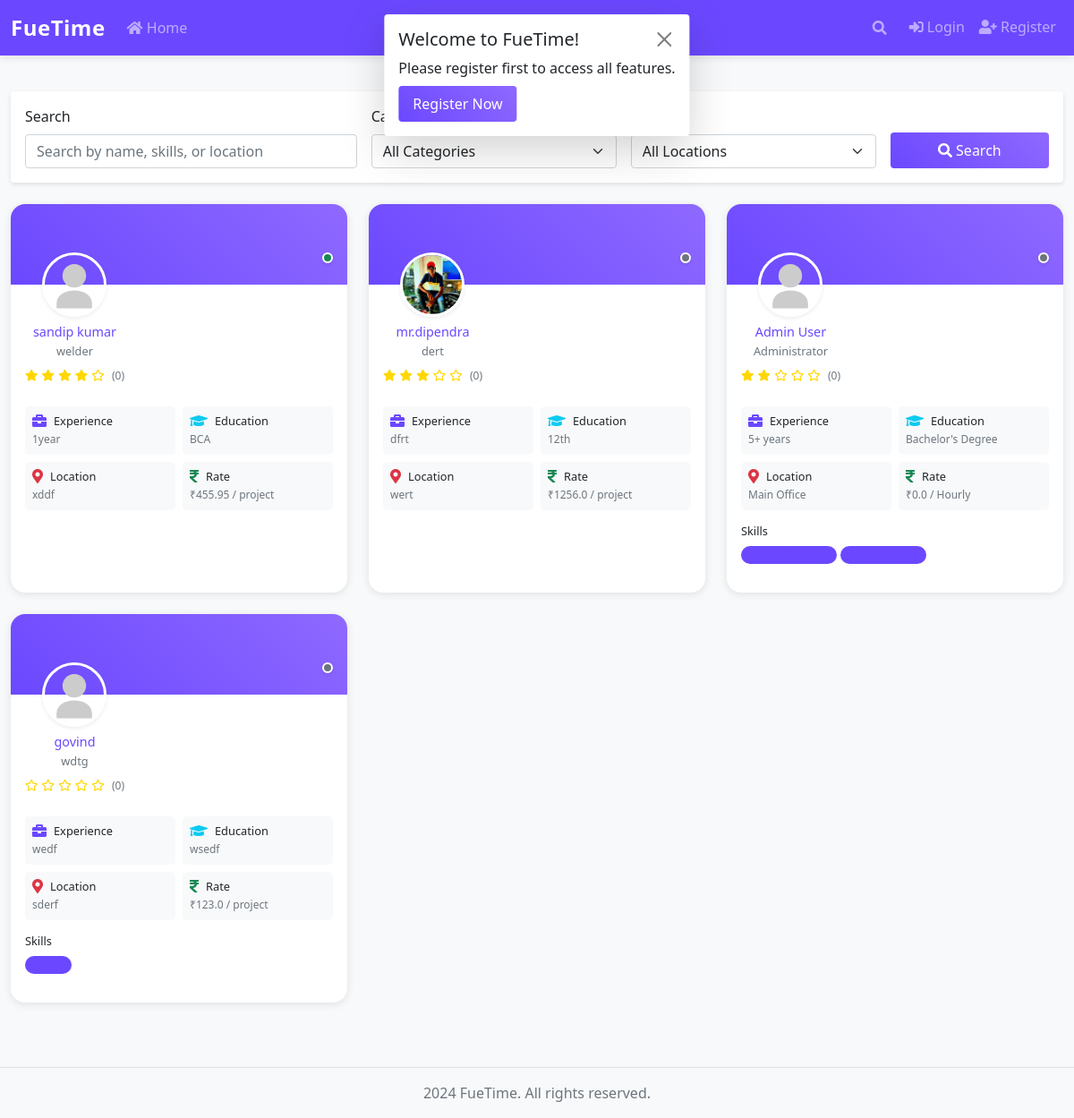
The page / on the database its author committed.
### app.py (models this page shows, shortened)
class User(UserMixin, db.Model):
    id = db.Column(db.Integer, primary_key=True)
    email = db.Column(db.String(120), unique=True, nullable=False, index=True)
    phone = db.Column(db.String(20), unique=True, nullable=False, index=True)
    password_hash = db.Column(db.String(128))
    reset_token = db.Column(db.String(100), unique=True)
    reset_token_expiry = db.Column(db.DateTime)
    full_name = db.Column(db.String(100), nullable=False)
    mother_name = db.Column(db.String(100))
    father_name = db.Column(db.String(100))
    live_location = db.Column(db.String(200))
    current_location = db.Column(db.String(200))
    work = db.Column(db.String(100))
    experience = db.Column(db.String(50))
    education = db.Column(db.String(200))
    age = db.Column(db.Integer)
    photo = db.Column(db.String(200))
    bio = db.Column(db.Text)
    payment_type = db.Column(db.String(20))
    payment_charge = db.Column(db.Float)
    skills = db.Column(db.String(500))
    categories = db.Column(db.String(200))
    availability = db.Column(db.String(20), default="available")
    average_rating = db.Column(db.Float, default=0.0)
    total_reviews = db.Column(db.Integer, default=0)
    created_at = db.Column(db.DateTime, default=datetime.utcnow)
    last_active = db.Column(db.DateTime, default=datetime.utcnow)
    is_online = db.Column(db.Boolean, default=False)
    profile_views = db.Column(db.Integer, default=0)
    wallet_balance = db.Column(db.Float, default=0.0)
    is_admin = db.Column(db.Boolean, default=False)
    username = db.Column(db.String(100), unique=True, nullable=False, index=True)
    reviews_received = db.relationship('Review',
        foreign_keys='Review.worker_id',
        backref='reviewed_user',
        lazy='dynamic'
    )
    reviews_given = db.relationship('Review',
        foreign_keys='Review.reviewer_id',
        backref='reviewer_user',
        lazy='dynamic'
    )

### app.py (the view, shortened to what this page needs)
@app.route('/')
def index():
    page = request.args.get('page', 1, type=int)
    category = request.args.get('category', '')
    location = request.args.get('location', '')
    q = request.args.get('q', '')
    users = User.query
    if category:
        users = users.filter(db.func.lower(User.categories).like(f'%{category.lower()}%'))
    pagination = users.order_by(User.average_rating.desc()).paginate(
        page=page,
        per_page=9,
        error_out=False
    )
    users = pagination.items
    categories = db.session.query(User.categories).distinct()
    categories = [cat[0] for cat in categories if cat[0]]
    categories = sorted(set(','.join(categories).split(',')))
    locations = db.session.query(User.current_location).distinct()
    locations = [loc[0] for loc in locations if loc[0]]
    locations = sorted(set(locations))
    print("Total users:", len(users))
    for user in users:
        print(f"User: {user.full_name}, Email: {user.email}")
    return render_template('index.html',
                         users=users,
                         pagination=pagination,
                         categories=categories,
                         locations=locations)

### templates/index.html (shortened to what this page needs)
{% extends "base.html" %}
{% block content %}
<div class="container mt-4">
    <div class="card mb-4">
        <div class="card-body">
            <form method="get" class="row g-3">
                <div class="col-md-4">
                    <label for="search" class="form-label">{{ _('Search') }}</label>
                    <input type="text" class="form-control" id="search" name="q" value="{{ request.args.get('q', '') }}"
                           placeholder="{{ _('Search by name, skills, or location') }}">
                </div>
                <div class="col-md-3">
                    <label for="category" class="form-label">{{ _('Category') }}</label>
                    <select class="form-select" id="category" name="category">
                        <option value="">{{ _('All Categories') }}</option>
                    </select>
                </div>
                <div class="col-md-3">
                    <label for="location" class="form-label">{{ _('Location') }}</label>
                    <select class="form-select" id="location" name="location">
                        <option value="">{{ _('All Locations') }}</option>
                    </select>
                </div>
                <div class="col-md-2 d-flex align-items-end">
                    <button type="submit" class="btn btn-primary w-100">
                        <i class="fas fa-search"></i> {{ _('Search') }}
                    </button>
                </div>
            </form>
        </div>
    </div>
    <div class="row">
        {% for user in users %}
        <div class="col-md-6 col-lg-4 mb-4">
            {% include 'components/profile_card.html' %}
        </div>
        {% else %}
        <div class="col-12">
            <div class="alert alert-info">
                <i class="fas fa-info-circle"></i> {{ _('No users found matching your criteria.') }}
            </div>
        </div>
        {% endfor %}
    </div>
</div>
{% endblock %}

### templates/base.html (shortened to what this page needs)
<!DOCTYPE html>
<html lang="en">
<head>
    <link href="https://cdn.jsdelivr.net/npm/bootstrap@5.1.3/dist/css/bootstrap.min.css" rel="stylesheet">
    <link href="https://cdnjs.cloudflare.com/ajax/libs/font-awesome/5.15.4/css/all.min.css" rel="stylesheet">
    <link href="{{ url_for('static', filename='css/style.css') }}" rel="stylesheet">
</head>
<body>
    {% if not current_user.is_authenticated %}
    <div id="registration-popup" class="position-fixed top-0 start-50 translate-middle-x bg-white shadow-lg rounded p-3 mt-3" style="z-index: 1050; display: none;">
        <div class="d-flex justify-content-between align-items-center mb-2">
            <h5 class="m-0">{{ _('Welcome to FueTime!') }}</h5>
            <button type="button" class="btn-close" onclick="closeRegistrationPopup()"></button>
        </div>
        <p class="mb-2">{{ _('Please register first to access all features.') }}</p>
        <a href="{{ url_for('register') }}" class="btn btn-primary">{{ _('Register Now') }}</a>
    </div>
    {% endif %}
    <nav class="navbar navbar-expand-lg navbar-dark bg-primary">
        <div class="container">
            <a class="navbar-brand site-title" href="{{ url_for('index') }}">
                FueTime
            </a>
            <div class="collapse navbar-collapse" id="navbarNav">
                <ul class="navbar-nav me-auto">
                    <li class="nav-item">
                        <a class="nav-link" href="{{ url_for('index') }}">
                            <i class="fas fa-home"></i> {{ _('Home') }}
                        </a>
                    </li>
                </ul>
                <ul class="navbar-nav ms-auto">
                    <li class="nav-item me-2 position-relative">
                        <button class="btn nav-link px-2" type="button" onclick="toggleSearch()">
                            <i class="fas fa-search"></i>
                        </button>
                    </li>
                    {% if current_user.is_authenticated %}
                    <li class="nav-item dropdown">
                        <a class="nav-link dropdown-toggle" href="#" id="navbarDropdown" role="button" data-bs-toggle="dropdown">
                            <img src="{{ url_for('static', filename='uploads/' + current_user.photo) if current_user.photo else url_for('static', filename='img/default-avatar.png') }}"
                                 class="rounded-circle me-1" style="width: 24px; height: 24px; object-fit: cover;">
                            {{ current_user.full_name }}
                        </a>
                        <ul class="dropdown-menu dropdown-menu-end">
                            <li>
                                <a class="dropdown-item" href="{{ url_for('profile', user_id=current_user.id) }}">
                                    <i class="fas fa-user"></i> {{ _('Profile') }}
                                </a>
                            </li>
                            <li>
                                <a class="dropdown-item" href="{{ url_for('account') }}">
                                    <i class="fas fa-cog"></i> {{ _('Settings') }}
                                </a>
                            </li>
                            {% if current_user.is_admin %}
                            <li>
                                <a class="dropdown-item" href="{{ url_for('admin_dashboard') }}">
                                    <i class="fas fa-user-shield"></i> {{ _('Admin') }}
                                </a>
                            </li>
                            {% endif %}
                            <li><hr class="dropdown-divider"></li>
                            <li>
                                <a class="dropdown-item" href="{{ url_for('logout') }}">
                                    <i class="fas fa-sign-out-alt"></i> {{ _('Logout') }}
                                </a>
                            </li>
                        </ul>
                    </li>
                    {% else %}
                    <li class="nav-item">
                        <a class="nav-link" href="{{ url_for('login') }}">
                            <i class="fas fa-sign-in-alt"></i> {{ _('Login') }}
                        </a>
                    </li>
                    <li class="nav-item">
                        <a class="nav-link" href="{{ url_for('register') }}">
                            <i class="fas fa-user-plus"></i> {{ _('Register') }}
                        </a>
                    </li>
                    {% endif %}
                </ul>
            </div>
        </div>
    </nav>
    {% block content %}{% endblock %}
    <footer class="footer mt-5 py-3 bg-light">
        <div class="container text-center">
            <span class="text-muted"> 2024 FueTime. {{ _('All rights reserved.') }}</span>
        </div>
    </footer>
</body>
</html>

### templates/components/profile_card.html (shortened to what this page needs)
<div class="card profile-card h-100 border-0 shadow-sm rounded-4 overflow-hidden">
    <div class="card-body p-0">
        <div class="position-relative mb-3">
            <div class="profile-header" style="height: 90px; background: linear-gradient(45deg, #6b48ff, #8f69ff);"></div>
            <div class="px-3">
                <div class="d-flex position-relative" style="margin-top: -36px;">
                    <div class="position-relative text-center" style="min-width: 72px;">
                        <img src="{{ url_for('static', filename='uploads/' + user.photo) if user.photo else url_for('static', filename='img/default-avatar.svg') }}"
                             class="rounded-circle border-3 border-white shadow-sm"
                             style="width: 72px; height: 72px; object-fit: cover;"
                             alt="{{ user.full_name }}">
                        <div class="mt-2">
                            <a href="{{ url_for('profile', user_id=user.id) }}" class="text-decoration-none">
                                <h5 class="mb-1 text-primary hover-underline" style="font-size: 0.9rem; color: #6b48ff !important;">{{ user.full_name }}</h5>
                            </a>
                            <p class="text-muted mb-1" style="font-size: 0.8rem;">{{ user.work }}</p>
                            <div class="rating">
                                {% for i in range(user.average_rating|int) %}
                                <i class="fas fa-star" style="color: #FFD700; font-size: 0.8rem;"></i>
                                {% endfor %}
                                {% for i in range(5 - user.average_rating|int) %}
                                <i class="far fa-star" style="color: #FFD700; font-size: 0.8rem;"></i>
                                {% endfor %}
                                <span class="text-muted small ms-1" style="font-size: 0.75rem;">({{ user.total_reviews|default(0) }})</span>
                            </div>
                        </div>
                    </div>
                    <div class="ms-3 flex-grow-1">
                        <div class="d-flex justify-content-end">
                            {% if user.is_online %}
                            <span class="online-status-dot bg-success rounded-circle d-block shadow-sm"
                                  style="width: 12px; height: 12px; border: 2px solid white;"
                                  data-user-id="{{ user.id }}"
                                  title="Online"></span>
                            {% else %}
                            <span class="online-status-dot bg-secondary rounded-circle d-block shadow-sm"
                                  style="width: 12px; height: 12px; border: 2px solid white;"
                                  data-user-id="{{ user.id }}"
                                  title="Last seen: {{ user.last_active.strftime('%Y-%m-%d %H:%M') }}"></span>
                            {% endif %}
                        </div>
                    </div>
                </div>
            </div>
        </div>
        <div class="px-3 pb-3">
            <div class="row g-2 mb-3">
                <div class="col-6">
                    <div class="p-2 rounded-3 bg-light h-100">
                        <div class="d-flex align-items-center mb-1">
                            <i class="fas fa-briefcase text-primary fs-6 me-2"></i>
                            <h6 class="mb-0" style="font-size: 0.8rem;">Experience</h6>
                        </div>
                        <p class="mb-0 text-muted" style="font-size: 0.75rem;">{{ user.experience }}</p>
                    </div>
                </div>
                <div class="col-6">
                    <div class="p-2 rounded-3 bg-light h-100">
                        <div class="d-flex align-items-center mb-1">
                            <i class="fas fa-graduation-cap text-info fs-6 me-2"></i>
                            <h6 class="mb-0" style="font-size: 0.8rem;">Education</h6>
                        </div>
                        <p class="mb-0 text-muted" style="font-size: 0.75rem;">{{ user.education }}</p>
                    </div>
                </div>
                <div class="col-6">
                    <div class="p-2 rounded-3 bg-light h-100">
                        <div class="d-flex align-items-center mb-1">
                            <i class="fas fa-map-marker-alt text-danger fs-6 me-2"></i>
                            <h6 class="mb-0" style="font-size: 0.8rem;">Location</h6>
                        </div>
                        <p class="mb-0 text-muted" style="font-size: 0.75rem;">{{ user.current_location }}</p>
                    </div>
                </div>
                <div class="col-6">
                    <div class="p-2 rounded-3 bg-light h-100">
                        <div class="d-flex align-items-center mb-1">
                            <i class="fas fa-rupee-sign text-success fs-6 me-2"></i>
                            <h6 class="mb-0" style="font-size: 0.8rem;">Rate</h6>
                        </div>
                        <p class="mb-0 text-muted" style="font-size: 0.75rem;">₹{{ user.payment_charge }} / {{ user.payment_type }}</p>
                    </div>
                </div>
            </div>
            {% if user.skills %}
            <div class="mb-3">
                <h6 class="mb-2" style="font-size: 0.8rem;">Skills</h6>
                <div class="d-flex flex-wrap gap-1">
                    {% for skill in user.skills.split(',') %}
                    <span class="badge rounded-pill bg-primary bg-opacity-10 text-primary px-2 py-1" style="font-size: 0.75rem;">{{ skill.strip() }}</span>
                    {% endfor %}
                </div>
            </div>
            {% endif %}
        </div>
    </div>
</div>

### rows shown on the page
User: full_name "sandip kumar", work "welder", average_rating 4 (drawn), total_reviews "0", experience "1year", education "BCA", current_location "xddf", payment_charge "455.95", payment_type "project"
User: photo (picture), full_name "mr.dipendra", work "dert", average_rating 3 (drawn), total_reviews "0", experience "dfrt", education "12th", current_location "wert", payment_charge "1256.0", payment_type "project"
User: full_name "Admin User", work "Administrator", average_rating 2 (drawn), total_reviews "0", {{ user.id }} 1 (drawn), experience "5+ years", education "Bachelor's Degree", current_location "Main Office", payment_charge "0.0", payment_type "Hourly"
User: full_name "govind", work "wdtg", average_rating 0 (drawn), total_reviews "0", experience "wedf", education "wsedf", current_location "sderf", payment_charge "123.0", payment_type "project"

### other values the page prints
form field category "All Categories"
form field location "All Locations"
